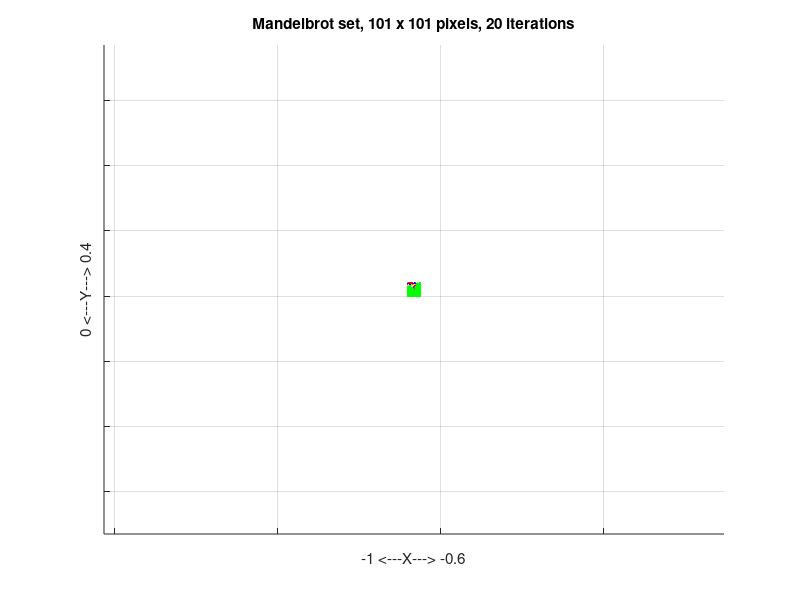

Write the MATLAB code that produced this figure.
function mandelbrot ( m, n, count_max )

%*****************************************************************************80
%
%% mandelbrot() computes an image of the Mandelbrot set.
%
%  Licensing:
%
%    This code is distributed under the MIT license. 
%
%  Modified:
%
%    09 May 2017
%
%  Author:
%
%    John Burkardt
%
%  Input:
%
%    integer M, the number of pixels in the X direction.
%
%    integer N, the number of pixels in the Y direction.
%
%    integer COUNT_MAX, the number of iterations.  While 10 or
%    20 is a reasonable value, increasing COUNT_MAX gives a sharper image.
%
  if ( nargin == 0 )
    m = 101;
  end

  if ( nargin <= 1 )
    n = m;
  end

  if ( nargin <= 2 )
    count_max = 20;
  end
%
%  The whole thing.
%
% x_min = - 2.25;
% x_max =   1.25;
% y_min = - 1.75;
% y_max =   1.75;
%
%  Extreme close up of the lower "neck".
%
% x_min = - 0.76;
% x_max = - 0.74;
% y_min = - 0.05;
% y_max = - 0.03;
%
%  Closeup of the upper neck.
%
  x_min = - 1.00;
  x_max = - 0.60; 
  y_min =   0.00;
  y_max =   0.40;

  fprintf ( 1, '\n' );
  fprintf ( 1, 'mandelbrot():\n' );
  fprintf ( 1, '  Create an image of the Mandelbrot set.\n' );
  fprintf ( 1, '\n' );
  fprintf ( 1, '  For each point C = X + i*Y\n' );
  fprintf ( 1, '  with X range [%f,%f]\n', x_min, x_max );
  fprintf ( 1, '  and  Y range [%f,%f]\n', y_min, y_max );
  fprintf ( 1, '  carry out %d iterations of the map\n', count_max );
  fprintf ( 1, '  Z(n+1) = Z(n)^2 + C.\n' );
  fprintf ( 1, '  If the iterates stay bounded\n' );
  fprintf ( 1, '  then C is a member of the Mandelbrot set.\n' );
  fprintf ( 1, '\n' );
  fprintf ( 1, '  An image of the set is created using\n' );
  fprintf ( 1, '    M = %d pixels in the X direction and\n', m );
  fprintf ( 1, '    N = %d pixels in the Y direction.\n', n );
  fprintf ( 1, '    COUNT_MAX = %d = number of iterations.\n', count_max );
%
%  Create an array of complex sample points in [x_min,x_max] + [y_min,y_max]*i.
%
  I = ( 1 : m );
  J = ( 1 : n );
  X = ( ( I - 1 ) * x_max + ( m - I ) * x_min ) / ( m - 1 );
  Y = ( ( J - 1 ) * y_max + ( n - J ) * y_min ) / ( n - 1 );
  [ Zr, Zi ] = meshgrid ( X, Y );
  C = complex ( Zr, Zi );
%
%  Carry out the iteration.
%
  Z = C;
  ieps = 1 : numel ( C );
  d(ieps) = count_max + 1;

  for i = 1 : count_max
    Z(ieps) = Z(ieps) .* Z(ieps) + C(ieps);
    U(ieps) = abs ( Z(ieps) );
    neps = ieps ( find ( 2.0 < U(ieps) ) );
    d(neps) = i;
    ieps = ieps ( find ( U(ieps) <= 2.0 ) );
  end

  clf ( );
%
%  Display the data.
%
  t = delaunay ( Zr, Zi );
%
%  Set a nonsmooth color map.
%  colorcube, flag, lines, prism.
%
  colormap ( 'prism');
%
%  Make a color contour plot.
%
  h = trisurf ( t, Zr, Zi, d, 'FaceColor', 'interp', 'EdgeColor', 'interp' );

  view ( 2 );
  axis ( 'equal' );
  axis ( 'tight' );
  xtitle = sprintf ( '%g <---X---> %g', x_min, x_max );
  xlabel ( xtitle );
  ytitle = sprintf ( '%g <---Y---> %g', y_min, y_max );
  ylabel ( ytitle );
  title_string = sprintf ( 'Mandelbrot set, %d x %d pixels, %d iterations', ...
    m, n, count_max );
  title ( title_string );
  set ( gca, 'xticklabel', [] );
  set ( gca, 'yticklabel', [] );

  return
end
